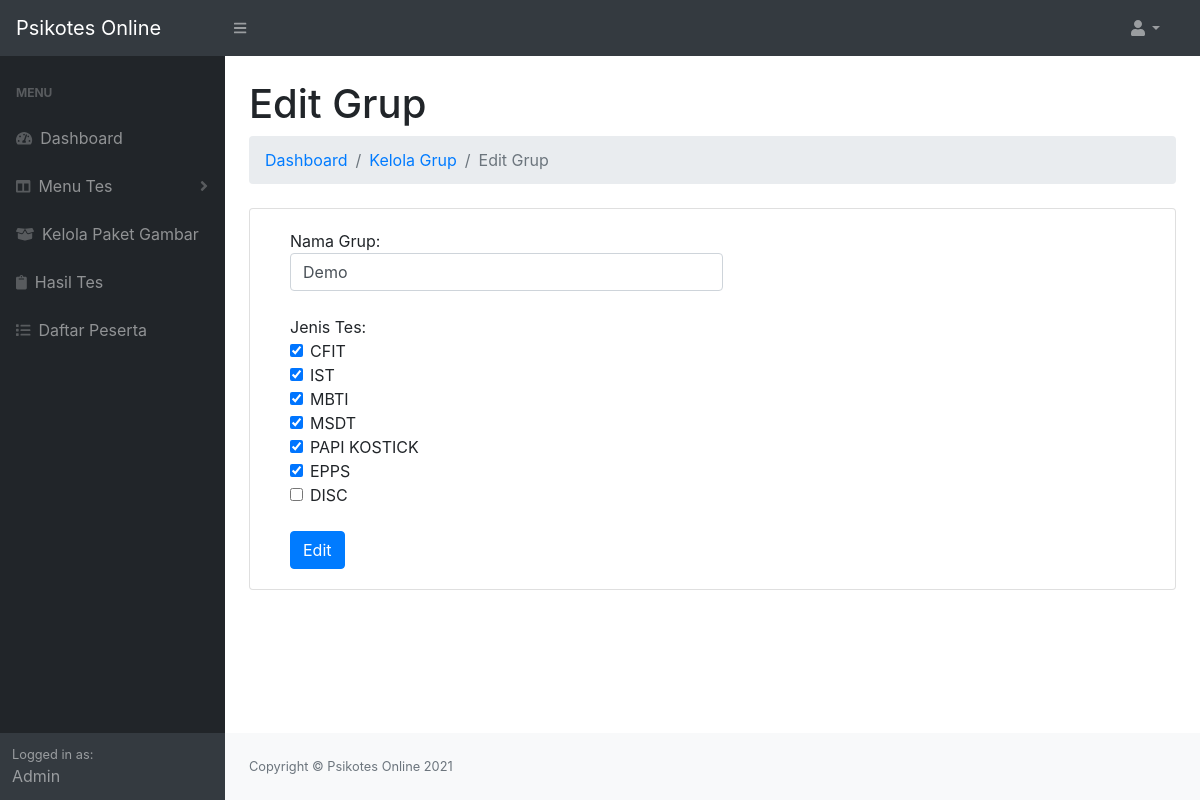
Screenshot of /admin/edit-grup.php?id=1 with the database file from the repository.
### tables this page shows
CREATE TABLE `tbl_grup` (
  `id_grup` int(11) NOT NULL,
  `nama_grup` text NOT NULL,
  `jenis_tes` varchar(41) NOT NULL
);

CREATE TABLE `tbl_jenistes` (
  `id_jenistes` int(11) NOT NULL,
  `nama_tes` varchar(12) NOT NULL,
  `intruksi_tes` text NOT NULL,
  `add_at` datetime NOT NULL DEFAULT current_timestamp()
);

### admin/edit-grup.php (the view, shortened to what this page needs)
<?php
include("../koneksi.php");
?>
<!DOCTYPE html>
<html lang="en">
<head>
    <?php
    include("header.php");
    ?>
</head>
<body class="sb-nav-fixed">
    <?php
    include("sidebar.php");
    if (isset($_GET['id'])) {
        $getDataGrup = mysqli_query($db, "SELECT * FROM `tbl_grup` WHERE id_grup = '$_GET[id]'");
        if (mysqli_num_rows($getDataGrup) > 0) {
            $row = mysqli_fetch_array($getDataGrup);
    ?>
            <div id="layoutSidenav_content">
                <main>
                    <div class="container-fluid">
                        <h1 class="mt-4">Edit Grup</h1>
                        <ol class="breadcrumb mb-4">
                            <li class="breadcrumb-item"><a href="dashboard.php">Dashboard</a></li>
                            <li class="breadcrumb-item"><a href="kelola-grup.php">Kelola Grup</a></li>
                            <li class="breadcrumb-item active">Edit Grup</li>
                        </ol>
                        <div class="card mb-4">
                            <div class="card-body">
                                <form action="#" method="post" class="form-check">
                                    Nama Grup:<br />
                                    <input type="text" class="form-control col-6" name="nama_grup" value="<?= $row['nama_grup'] ?>" /><br />
                                    Jenis Tes:<br />
                                    <div class="form-check">
                                        <?php
                                        $listJenisTes = explode(", ", $row['jenis_tes']);
                                        $urutan = 0;
                                        $dataJenisTes = mysqli_query($db, "SELECT * FROM `tbl_jenistes`");
                                        if (mysqli_num_rows($dataJenisTes) > 0) {
                                            while ($jenisTes = mysqli_fetch_array($dataJenisTes)) {
                                        ?>
                                                <input type="checkbox" name="jenistes[]" class="form-check-input" value="<?php echo $jenisTes['nama_tes']; ?>" id="jenistes<?php echo $jenisTes['id_jenistes']; ?>" <?= (isset($listJenisTes[$urutan]) == $jenisTes['nama_tes']) ? "checked" : "" ?> />
                                                <label class="form-check-label" for="jenistes<?php echo $jenisTes['id_jenistes']; ?>">
                                                    <?php echo $jenisTes['nama_tes']; ?>
                                                </label><br />
                                        <?php
                                                $urutan++;
                                            }
                                        }
                                        ?>
                                    </div>
                                    <br />
                                    <input type="submit" name="edit" class="btn btn-primary" value="Edit" />
                                </form>
                            </div>
                        </div>
                    </div>
                </main>
                <footer class="py-4 bg-light mt-auto">
                    <div class="container-fluid">
                        <div class="d-flex align-items-center justify-content-between small">
                            <div class="text-muted">Copyright &copy; Psikotes Online 2021</div>
                        </div>
                    </div>
                </footer>
            </div>
            </div>
    <?php
        }
    }
    ?>
</body>
</html>

### rows the page displays
tbl_grup: nama_grup "Demo"
tbl_jenistes: nama_tes "☑", nama_tes "CFIT"
tbl_jenistes: nama_tes "☑", nama_tes "IST"
tbl_jenistes: nama_tes "☑", nama_tes "MBTI"
tbl_jenistes: nama_tes "☑", nama_tes "MSDT"
tbl_jenistes: nama_tes "☑", nama_tes "PAPI KOSTICK"
tbl_jenistes: nama_tes "☑", nama_tes "EPPS"
tbl_jenistes: nama_tes "DISC"
